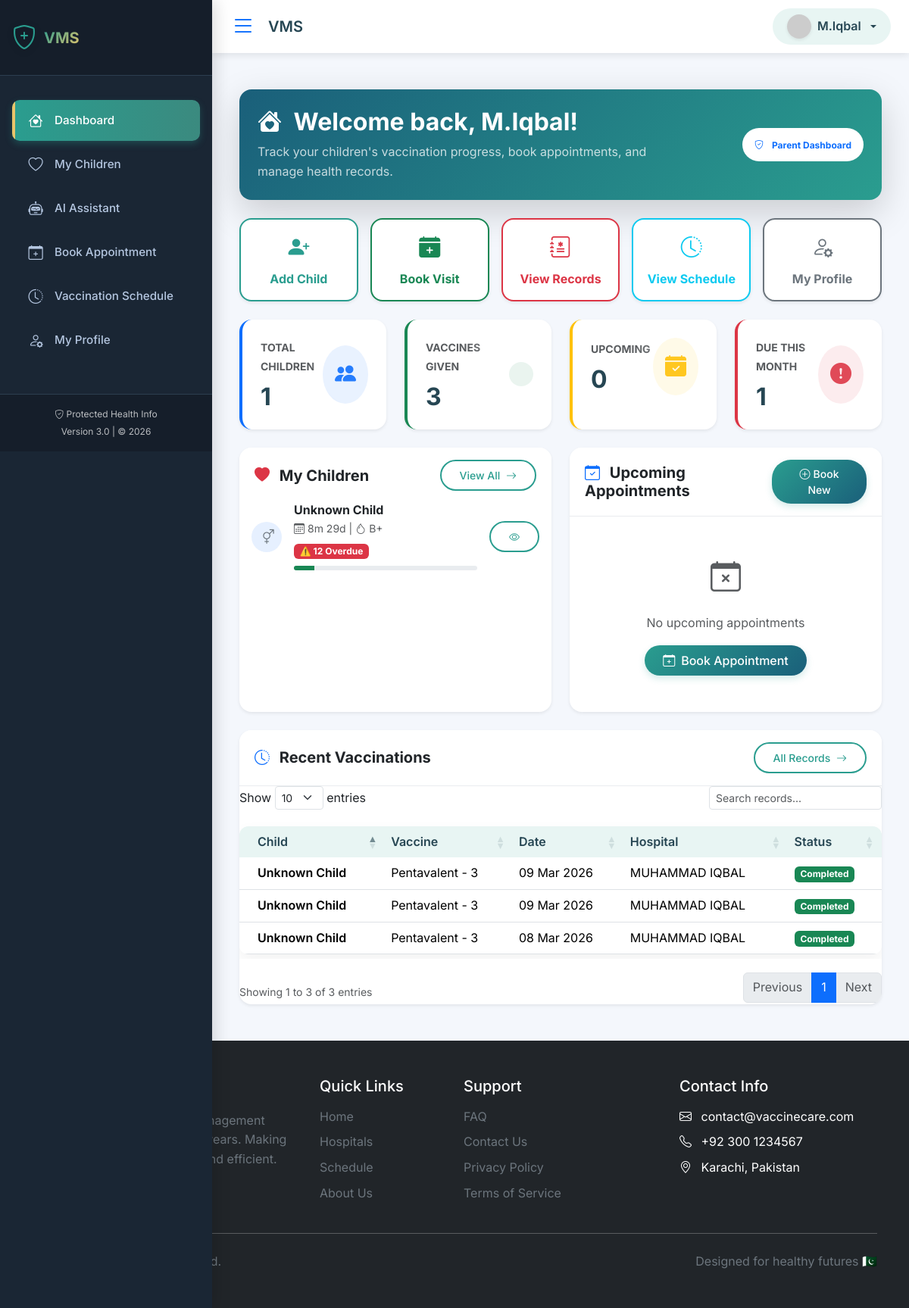
/parent_dashboard.php (signed in), run on the app's committed database.
### tables this page shows
CREATE TABLE `children` (
  `id` int(11) NOT NULL,
  `parent_id` int(11) NOT NULL,
  `full_name` varchar(100) NOT NULL,
  `date_of_birth` date NOT NULL,
  `gender` enum('male','female','other') NOT NULL,
  `blood_group` varchar(5) DEFAULT NULL,
  `birth_weight` decimal(5,2) DEFAULT NULL,
  `birth_complications` text DEFAULT NULL,
  `is_active` tinyint(1) DEFAULT 1,
  `created_at` timestamp NOT NULL DEFAULT current_timestamp(),
  `updated_at` timestamp NULL DEFAULT NULL ON UPDATE current_timestamp()
);

### parent_dashboard.php (the view, shortened to what the rows shown need)
<?php
require_once 'db_config.php';
require_once 'vaccine_recommendation.php';
$user_id = (int) $_SESSION['user_id'];
$parent_id = 0;
try {
    $parent_stmt = $conn->prepare("SELECT id FROM parents WHERE user_id = ?");
    if ($parent_stmt) {
        $parent_stmt->bind_param("i", $user_id);
        $parent_stmt->execute();
        $parent_result = $parent_stmt->get_result();
        if ($parent_result->num_rows > 0) {
            $parent_id = (int) $parent_result->fetch_assoc()['id'];
        }
    }
} catch (Exception $e) {
    error_log("Error fetching parent ID: " . $e->getMessage());
}
$children_count_query = "SELECT COUNT(*) as total FROM children WHERE parent_id = ?";
$stmt = $conn->prepare($children_count_query);
$stmt->bind_param("i", $parent_id);
$stmt->execute();
$children_count_result = $stmt->get_result();
$children_count = $children_count_result->fetch_assoc()['total'] ?? 0;
$appointments_query = "
    SELECT
        a.*,
        c.full_name as child_name,
        v.vaccine_name,
        h.user_id as hospital_user_id,
        u.full_name as hospital_name
    FROM appointments a
    JOIN children c ON a.child_id = c.id
    JOIN vaccines v ON a.vaccine_id = v.id
    JOIN hospitals h ON a.hospital_id = h.id
    JOIN users u ON h.user_id = u.id
    WHERE c.parent_id = ?
        AND a.status IN ('pending', 'confirmed')
        AND a.appointment_date >= CURDATE()
    ORDER BY a.appointment_date ASC
    LIMIT 5";
$appointments_stmt = $conn->prepare($appointments_query);
$appointments_stmt->bind_param("i", $parent_id);
$appointments_stmt->execute();
$appointments_result = $appointments_stmt->get_result();
$upcoming_count = $appointments_result->num_rows;
$recent_vaccinations_query = "
    SELECT
        vr.*,
        c.full_name as child_name,
        v.vaccine_name,
        u.full_name as hospital_name
    FROM vaccination_records vr
    JOIN children c ON vr.child_id = c.id
    JOIN vaccines v ON vr.vaccine_id = v.id
    JOIN hospitals h ON vr.hospital_id = h.id
    JOIN users u ON h.user_id = u.id
    WHERE c.parent_id = ?
    ORDER BY vr.administered_date DESC
    LIMIT 5";
$recent_vaccinations_stmt = $conn->prepare($recent_vaccinations_query);
$recent_vaccinations_stmt->bind_param("i", $parent_id);
$recent_vaccinations_stmt->execute();
$recent_vaccinations_result = $recent_vaccinations_stmt->get_result();
$children_query = "
    SELECT
        c.*,
        COUNT(DISTINCT vr.id) as vaccines_given,
        (SELECT COUNT(*) FROM vaccines WHERE is_mandatory = 1) as total_required,
        MAX(vr.administered_date) as last_vaccine_date,
        MIN(CASE WHEN vr.next_due_date >= CURDATE() THEN vr.next_due_date END) as next_due_date
    FROM children c
    LEFT JOIN vaccination_records vr ON c.id = vr.child_id
    WHERE c.parent_id = ?
    GROUP BY c.id
    ORDER BY c.date_of_birth DESC";
$children_stmt = $conn->prepare($children_query);
$children_stmt->bind_param("i", $parent_id);
$children_stmt->execute();
$children_result = $children_stmt->get_result();
$total_vaccines = 0;
$due_this_month = 0;
$current_month = date('m');
$current_year = date('Y');
$children_result->data_seek(0);
while ($child = $children_result->fetch_assoc()) {
    $total_vaccines += $child['vaccines_given'];
    if ($child['next_due_date']) {
        $due_date = strtotime($child['next_due_date']);
        if (date('m', $due_date) == $current_month && date('Y', $due_date) == $current_year) {
            $due_this_month++;
        }
    }
}
$children_result->data_seek(0);
include_once 'header.php';
?>
<div class="container-fluid py-4">
    <div class="row mb-4">
        <div class="col-12">
            <div class="welcome-banner bg-gradient-primary text-white rounded-4 p-4 shadow-lg">
                <div class="row align-items-center">
                    <div class="col-md-8">
                        <h2 class="fw-bold mb-2">
                            <i class="bi bi-house-heart-fill me-2"></i>
                            Welcome back, <?php echo $user_name; ?>!
                        </h2>
                    </div>
                </div>
            </div>
        </div>
    </div>
    <div class="row g-4 mb-4">
        <div class="col-md-3">
            <div class="stat-card bg-white rounded-4 p-4 shadow-sm h-100 border-start border-4 border-primary">
                <div class="d-flex justify-content-between align-items-center">
                    <div>
                        <h2 class="fw-bold mt-2 mb-0"><?php echo $children_count; ?></h2>
                    </div>
                </div>
            </div>
        </div>
        <div class="col-md-3">
            <div class="stat-card bg-white rounded-4 p-4 shadow-sm h-100 border-start border-4 border-success">
                <div class="d-flex justify-content-between align-items-center">
                    <div>
                        <h2 class="fw-bold mt-2 mb-0"><?php echo $total_vaccines; ?></h2>
                    </div>
                </div>
            </div>
        </div>
        <div class="col-md-3">
            <div class="stat-card bg-white rounded-4 p-4 shadow-sm h-100 border-start border-4 border-warning">
                <div class="d-flex justify-content-between align-items-center">
                    <div>
                        <h2 class="fw-bold mt-2 mb-0"><?php echo $upcoming_count; ?></h2>
                    </div>
                </div>
            </div>
        </div>
        <div class="col-md-3">
            <div class="stat-card bg-white rounded-4 p-4 shadow-sm h-100 border-start border-4 border-danger">
                <div class="d-flex justify-content-between align-items-center">
                    <div>
                        <h2 class="fw-bold mt-2 mb-0"><?php echo $due_this_month; ?></h2>
                    </div>
                </div>
            </div>
        </div>
    </div>
    <div class="row g-4">
        <div class="col-lg-6">
            <div class="card border-0 shadow-sm rounded-4 h-100">
                <div class="card-body p-0">
                    <?php if ($children_count > 0): ?>
                        <div class="list-group list-group-flush">
                            <?php while ($child = $children_result->fetch_assoc()):
                                $dob = new DateTime($child['date_of_birth']);
                                $today = new DateTime();
                                $age = $today->diff($dob);
                                $age_text = '';
                                if ($age->m > 0) {
                                    $age_text .= $age->m . 'm ';
                                }
                                if ($age->d > 0 && $age->y == 0) {
                                    $age_text .= $age->d . 'd';
                                }
                                $progress = $child['total_required'] > 0
                                    ? round(($child['vaccines_given'] / $child['total_required']) * 100)
                                    : 0;
                                $engine = new VaccineRecommendationEngine($conn, $child['id']);
                                $summary = $engine->getSummary();
                            ?>
                            <div class="list-group-item p-3">
                                <div class="d-flex align-items-center">
                                    <div class="child-avatar rounded-circle bg-primary bg-opacity-10 p-2 me-3">
                                        <?php if ($child['gender'] == 'Male'): ?>
                                            <i class="bi bi-gender-male text-primary"></i>
                                        <?php elseif ($child['gender'] == 'Female'): ?>
                                            <i class="bi bi-gender-female text-danger"></i>
                                        <?php else: ?>
                                            <i class="bi bi-gender-ambiguous text-secondary"></i>
                                        <?php endif; ?>
                                    </div>
                                    <div class="flex-grow-1">
                                        <h6 class="mb-1 fw-bold"><?php echo htmlspecialchars($child['full_name']); ?></h6>
                                        <p class="text-muted small mb-1">
                                            <i class="bi bi-calendar3 me-1"></i><?php echo $age_text; ?> |
                                            <i class="bi bi-droplet me-1"></i><?php echo $child['blood_group'] ?? 'Not set'; ?>
                                        </p>
                                        <div class="mb-2">
                                            <?php if ($summary['overdue'] > 0): ?>
                                                <span class="badge bg-danger">⚠️ <?php echo $summary['overdue']; ?> Overdue</span>
                                            <?php elseif ($summary['due'] > 0): ?>
                                                <span class="badge bg-warning text-dark">🔔 <?php echo $summary['due']; ?> Due</span>
                                            <?php else: ?>
                                                <span class="badge bg-success">✅ Up to date</span>
                                            <?php endif; ?>
                                        </div>
                                        <div class="progress" style="height: 6px;">
                                            <div class="progress-bar bg-success" style="width: <?php echo $progress; ?>%"></div>
                                        </div>
                                    </div>
                                    <a href="child_details.php?id=<?php echo $child['id']; ?>"
                                       class="btn btn-sm btn-outline-primary ms-3">
                                        <i class="bi bi-eye"></i>
                                    </a>
                                </div>
                            </div>
                            <?php endwhile; ?>
                        </div>
                    <?php endif; ?>
                </div>
            </div>
        </div>
    </div>
    <?php if ($recent_vaccinations_result->num_rows > 0): ?>
    <div class="row mt-4">
        <div class="col-12">
            <div class="card border-0 shadow-sm rounded-4">
                <div class="card-body p-0">
                    <div class="table-responsive">
                        <table class="table table-hover mb-0">
                            <thead class="bg-light">
                                <tr>
                                    <th class="ps-4">Child</th>
                                    <th>Vaccine</th>
                                    <th>Date</th>
                                    <th>Hospital</th>
                                    <th>Status</th>
                                </tr>
                            </thead>
                        </table>
                    </div>
                </div>
            </div>
        </div>
    </div>
    <?php endif; ?>
        </div>
    </div>
</div>
<?php include_once 'footer.php'; ?>

### data on the page
children: full_name "Unknown Child", date_of_birth "8m 29d", blood_group "B+", overdue "12", $progress 11 (drawn)

### other printed values
getSetting('site_name', 'VaccineCare') "VMS"
$user_name "M.Iqbal"
$children_count "1"
$total_vaccines "3"
$upcoming_count "0"
$due_this_month "1"
$record['child_name'] "Unknown Child"
$record['vaccine_name'] "Pentavalent - 3"
date('d M Y', strtotime($record['administered_date'])) "09 Mar 2026"
$record['hospital_name'] "MUHAMMAD IQBAL"
date('d M Y', strtotime($record['administered_date'])) "08 Mar 2026"
getSetting('contact_email', 'info@vaccinecare.com') "contact@vaccinecare.com"
getSetting('contact_phone', '+92 300 1234567') "+92 300 1234567"
